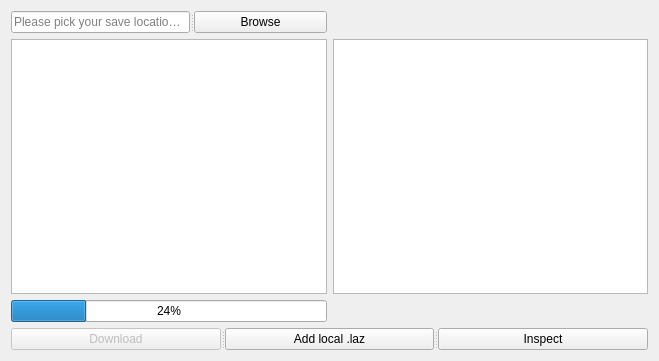
<?xml version="1.0" encoding="UTF-8"?>
<ui version="4.0">
 <class>Form</class>
 <widget class="QWidget" name="Form">
  <property name="geometry">
   <rect>
    <x>0</x>
    <y>0</y>
    <width>659</width>
    <height>361</height>
   </rect>
  </property>
  <property name="windowTitle">
   <string>Form</string>
  </property>
  <layout class="QGridLayout" name="gridLayout">
   <item row="0" column="0">
    <widget class="QSplitter" name="splitter_2">
     <property name="orientation">
      <enum>Qt::Orientation::Horizontal</enum>
     </property>
     <widget class="QLineEdit" name="line_path">
      <property name="placeholderText">
       <string>Please pick your save location....</string>
      </property>
     </widget>
     <widget class="QPushButton" name="btn_browse">
      <property name="text">
       <string>Browse</string>
      </property>
     </widget>
    </widget>
   </item>
   <item row="1" column="0">
    <widget class="QPlainTextEdit" name="text_links"/>
   </item>
   <item row="1" column="1">
    <widget class="QListWidget" name="list_tasks"/>
   </item>
   <item row="2" column="0">
    <widget class="QProgressBar" name="progress_current">
     <property name="value">
      <number>24</number>
     </property>
    </widget>
   </item>
   <item row="3" column="0" colspan="2">
    <widget class="QSplitter" name="splitter">
     <property name="orientation">
      <enum>Qt::Orientation::Horizontal</enum>
     </property>
     <widget class="QPushButton" name="btn_download">
      <property name="enabled">
       <bool>false</bool>
      </property>
      <property name="text">
       <string>Download</string>
      </property>
     </widget>
     <widget class="QPushButton" name="btn_add_local">
      <property name="text">
       <string>Add local .laz</string>
      </property>
     </widget>
     <widget class="QPushButton" name="btn_inspect">
      <property name="text">
       <string>Inspect</string>
      </property>
     </widget>
    </widget>
   </item>
  </layout>
 </widget>
 <resources/>
 <connections/>
</ui>
